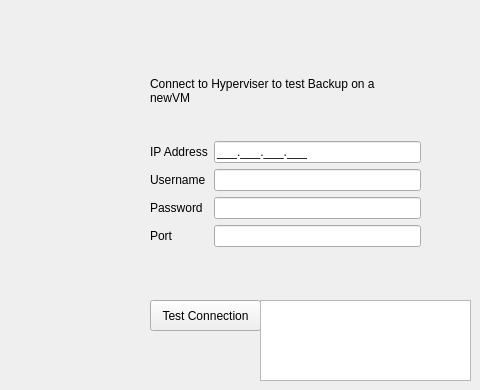
                   <widget class="QWidget" name="page_6">
                    <widget class="QLabel" name="label_7">
                     <property name="geometry">
                      <rect>
                       <x>150</x>
                       <y>70</y>
                       <width>261</width>
                       <height>41</height>
                      </rect>
                     </property>
                     <property name="frameShape">
                      <enum>QFrame::NoFrame</enum>
                     </property>
                     <property name="lineWidth">
                      <number>4</number>
                     </property>
                     <property name="midLineWidth">
                      <number>1</number>
                     </property>
                     <property name="text">
                      <string>Connect to Hyperviser to test Backup on a newVM</string>
                     </property>
                     <property name="textFormat">
                      <enum>Qt::PlainText</enum>
                     </property>
                     <property name="wordWrap">
                      <bool>true</bool>
                     </property>
                    </widget>
                    <widget class="QPushButton" name="buttonTestConnectionHyp">
                     <property name="geometry">
                      <rect>
                       <x>150</x>
                       <y>300</y>
                       <width>111</width>
                       <height>31</height>
                      </rect>
                     </property>
                     <property name="text">
                      <string>Test Connection</string>
                     </property>
                     <property name="default">
                      <bool>false</bool>
                     </property>
                     <attribute name="buttonGroup">
                      <string notr="true">buttonGroupBackupType</string>
                     </attribute>
                    </widget>
                    <widget class="QPlainTextEdit" name="textOutputTestSSHHvp">
                     <property name="geometry">
                      <rect>
                       <x>260</x>
                       <y>300</y>
                       <width>211</width>
                       <height>81</height>
                      </rect>
                     </property>
                     <property name="readOnly">
                      <bool>true</bool>
                     </property>
                    </widget>
                    <widget class="QWidget" name="layoutWidget">
                     <property name="geometry">
                      <rect>
                       <x>150</x>
                       <y>141</y>
                       <width>271</width>
                       <height>151</height>
                      </rect>
                     </property>
                     <layout class="QFormLayout" name="formLayout_2">
                      <item row="0" column="0">
                       <widget class="QLabel" name="label_8">
                        <property name="text">
                         <string>IP Address</string>
                        </property>
                       </widget>
                      </item>
                      <item row="0" column="1">
                       <widget class="QLineEdit" name="inputIPAddressHyp">
                        <property name="inputMask">
                         <string>000.000.000.000;_</string>
                        </property>
                        <property name="text">
                         <string>...</string>
                        </property>
                       </widget>
                      </item>
                      <item row="1" column="0">
                       <widget class="QLabel" name="label_9">
                        <property name="text">
                         <string>Username</string>
                        </property>
                       </widget>
                      </item>
                      <item row="1" column="1">
                       <widget class="QLineEdit" name="inputIUsernameHyp">
                        <property name="text">
                         <string/>
                        </property>
                       </widget>
                      </item>
                      <item row="2" column="0">
                       <widget class="QLabel" name="label_10">
                        <property name="text">
                         <string>Password</string>
                        </property>
                       </widget>
                      </item>
                      <item row="2" column="1">
                       <widget class="QLineEdit" name="inputPasswordHyp">
                        <property name="text">
                         <string/>
                        </property>
                        <property name="echoMode">
                         <enum>QLineEdit::Password</enum>
                        </property>
                       </widget>
                      </item>
                      <item row="3" column="0">
                       <widget class="QLabel" name="label_23">
                        <property name="text">
                         <string>Port</string>
                        </property>
                       </widget>
                      </item>
                      <item row="3" column="1">
                       <widget class="QLineEdit" name="inputPort2">
                        <property name="text">
                         <string/>
                        </property>
                       </widget>
                      </item>
                     </layout>
                    </widget>
                   </widget>
